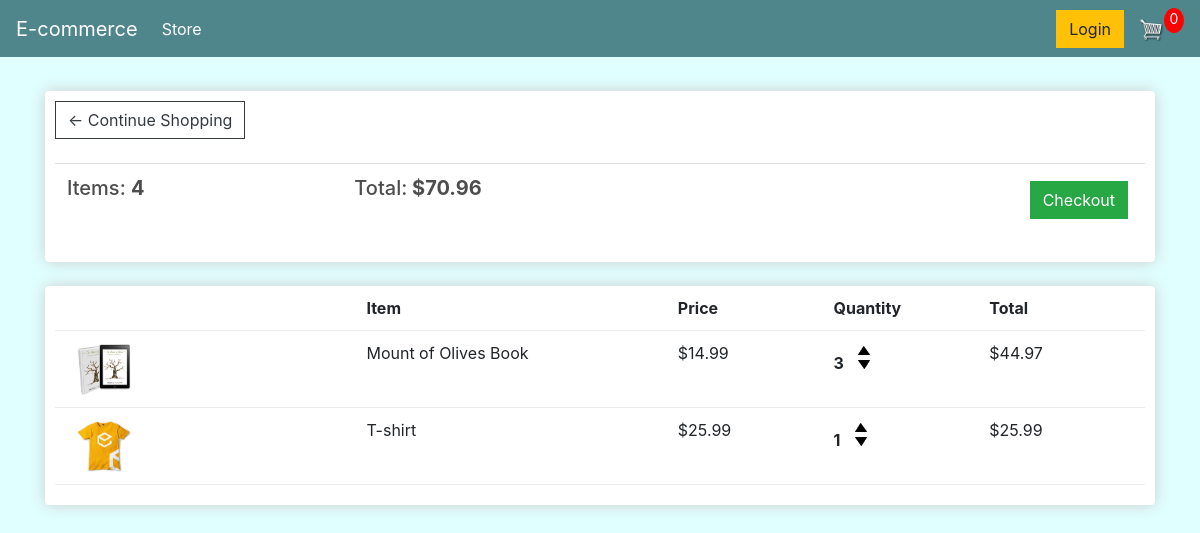
The app's page /cart/ (signed in) with its own data.
### shop/models.py (models this page shows, shortened)
class Order(models.Model):
	customer = models.ForeignKey(Customer, on_delete=models.SET_NULL, null=True, blank=True)
	date_ordered = models.DateTimeField(auto_now_add=True)
	complete = models.BooleanField(default=False)
	transaction_id = models.CharField(max_length=100, null=True)
	@property
	def get_cart_total(self):
		orderitems = self.orderitem_set.all()
		total = sum([item.get_total for item in orderitems])
		return total
	@property
	def get_cart_items(self):
		orderitems = self.orderitem_set.all()
		total = sum([item.quantity for item in orderitems])
		return total

class OrderItem(models.Model):
	product = models.ForeignKey(Product, on_delete=models.SET_NULL, null=True)
	order = models.ForeignKey(Order, on_delete=models.SET_NULL, null=True)
	quantity = models.IntegerField(default=0, null=True, blank=True)
	date_added = models.DateTimeField(auto_now_add=True)
	@property
	def get_total(self):
		total = self.product.price * self.quantity
		return total

class Product(models.Model):
	name = models.CharField(max_length=200)
	price = models.FloatField()
	digital = models.BooleanField(default=False,null=True, blank=True)
	image = models.ImageField(null=True, blank=True)
	@property
	def imageURL(self):
		try:
			url = self.image.url
		except:
			url = ''
		return url

### shop/views.py (the view)
# urls.py: path('cart/', views.cart, name="cart"),
def cart(request):
    if request.user.is_authenticated:
        customer = request.user.customer
        order, created = Order.objects.get_or_create(customer=customer, complete=False)
        items = order.orderitem_set.all()
    else:
        items = []
        order = {'get_cart_total':0, 'get_cart_items':0}
    context = {'items':items, 'order':order}
    return render(request, 'shop/cart.html', context)

### shop/templates/shop/cart.html
{% extends 'shop/main.html' %}
{% load static %}
{% block content %}
	<div class="row">
		<div class="col-lg-12">
			<div class="box-element">
				<a  class="btn btn-outline-dark" href="{% url 'store' %}">&#x2190; Continue Shopping</a>
				<br>
				<br>
				<table class="table">
					<tr>
						<th><h5>Items: <strong>{{order.get_cart_items}}</strong></h5></th>
						<th><h5>Total:<strong> ${{order.get_cart_total|floatformat:2}}</strong></h5></th>
						<th>
							<a  style="float:right; margin:5px;" class="btn btn-success" href="{% url 'checkout' %}">Checkout</a>
						</th>
					</tr>
				</table>
			</div>
			<br>
			<div class="box-element">
				<div class="cart-row">
					<div style="flex:2"></div>
					<div style="flex:2"><strong>Item</strong></div>
					<div style="flex:1"><strong>Price</strong></div>
					<div style="flex:1"><strong>Quantity</strong></div>
					<div style="flex:1"><strong>Total</strong></div>
				</div>
				{% for item in items %}
				<div class="cart-row">
					<div style="flex:2"><img class="row-image" src="{{ item.product.imageURL}}"></div>
					<div style="flex:2"><p>{{item.product.name}}</p></div>
					<div style="flex:1"><p>${{item.product.price|floatformat:2}}</p></div>
					<div style="flex:1">
						<p class="quantity">{{item.quantity}}</p>
						<div class="quantity">
							<img class="chg-quantity" src="{% static  'images/arrow-up.png' %}">
							<img class="chg-quantity" src="{% static  'images/arrow-down.png' %}">
						</div>
					</div>
					<div style="flex:1"><p>${{item.get_total}}</p></div>
				</div>
				{% endfor %}
			</div>
		</div>
	</div>
{% endblock content %}

### static/css/main.css (style rules this page uses)
body { background-color: #E0FFFF; }
h1,h2,h3,h4,h5,h6 { color:hsl(0, 0%, 30%); }
.box-element { box-shadow:hsl(0, 0%, 80%) 0 0 16px; background-color: #fff; border-radius: 4px; padding: 10px; }
.col-lg-4, .col-lg-6, .col-lg-8, .col-lg-12 { margin-top: 10px; }
.btn { border-radius: 0; }
.row-image { width: 100px; }
.cart-row { display: flex; align-items: flex-stretch; padding-bottom: 10px; margin-bottom: 10px; border-bottom: 1px solid #ececec; }
.quantity { display: inline-block; font-weight: 700; padding-right:10px; }
.chg-quantity { width: 12px; cursor: pointer; display: block; margin-top: 5px; transition:.1s; }

### records on screen
Order: get_cart_items "4", get_cart_total "70.96"
OrderItem: product.imageURL (picture), product.name "Mount of Olives Book", product.price "14.99", quantity "3", get_total "44.97"
OrderItem: product.imageURL (picture), product.name "T-shirt", product.price "25.99", quantity "1", get_total "25.99"
